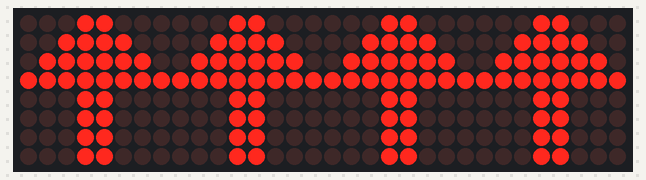
A sketch run on a simulated Arduino Uno, built with avr-gcc and run on an emulated ATmega328P. Shown: 32×8 LED matrix.

Above: at 0.8 s.
At 2.8 s:
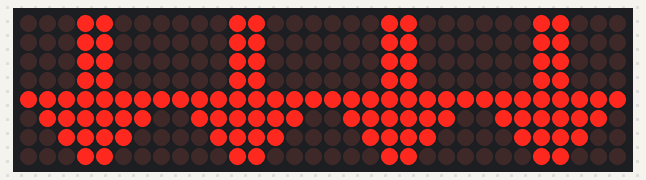
At 4.9 s:
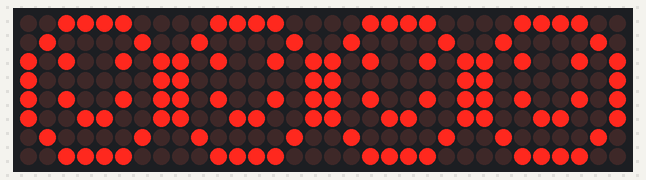
At 5.9 s:
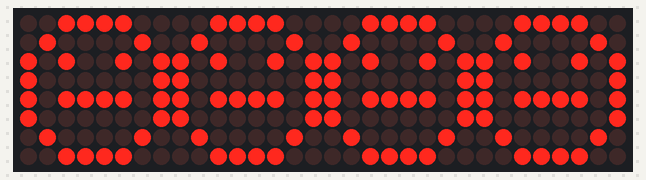
At 6.9 s:
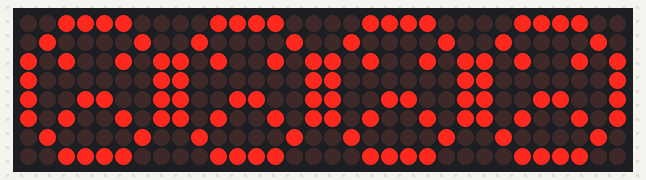
At 8.42 s:
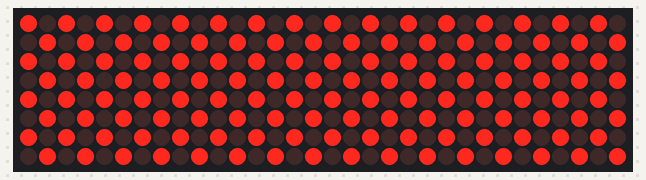

Measured:
- by itself, everything shown: repeats every 7.8 s, in 15 steps
- what the display in image 0 shows lasts 2.0 s, from 0.8 s to 2.8 s
- what the display in image 2 shows lasts 1.0 s, from 4.8 s to 5.8 s

The sketch:

MAX7219_LED_Matrix.ino
```cpp
//LED 8x8 Matrix Display DEMO

#include <LedControl.h>
int DIN = 12;
int CS =  10;
int CLK = 11;
int DEVICE = 4;

LedControl lc=LedControl(DIN,CLK,CS,DEVICE);

void setup() {
  for(int index=0;index<lc.getDeviceCount();index++) {
      lc.shutdown(index,false);
      lc.setIntensity(index, 1);
      lc.clearDisplay(index);
  }
}

void loop(){

    //Facial Expression
    byte smile[8]=   {0x3C,0x42,0xA5,0x81,0xA5,0x99,0x42,0x3C};
    byte neutral[8]= {0x3C,0x42,0xA5,0x81,0xBD,0x81,0x42,0x3C};
    byte sad[8]=   {0x3C,0x42,0xA5,0x81,0x99,0xA5,0x42,0x3C};

    //Arrow
    byte arrow_up[8]= {0x18,0x3C,0x7E,0xFF,0x18,0x18,0x18,0x18};
    byte arrow_down[8]= {0x18,0x18,0x18,0x18,0xFF,0x7E,0x3C,0x18};


    //Alternate Pattern
    byte d1[8]= {0xAA,0x55,0xAA,0x55,0xAA,0x55,0xAA,0x55};
    byte d2[8]= {0x55,0xAA,0x55,0xAA,0x55,0xAA,0x55,0xAA};

    //Moving car
    byte b1[8]= {0x00,0x00,0x00,0x00,0x18,0x3C,0x18,0x3C};
    byte b2[8]= {0x00,0x00,0x00,0x18,0x3C,0x18,0x3C,0x00};
    byte b3[8]= {0x00,0x00,0x18,0x3C,0x18,0x3C,0x00,0x00};
    byte b4[8]= {0x00,0x18,0x3C,0x18,0x3C,0x00,0x00,0x00};
    byte b5[8]= {0x18,0x3C,0x18,0x3C,0x00,0x00,0x00,0x00};
    byte b6[8]= {0x3C,0x18,0x3C,0x00,0x00,0x00,0x00,0x18};
    byte b7[8]= {0x18,0x3C,0x00,0x00,0x00,0x00,0x18,0x3C};
    byte b8[8]= {0x3C,0x00,0x00,0x00,0x00,0x18,0x3C,0x18};


//Moving car
    printByte(b1);
    delay(50);
    printByte(b2);
    delay(50);
    printByte(b3);
    delay(50);
    printByte(b4);
    delay(50);
    printByte(b5);
    delay(50);
    printByte(b6);
    delay(50);
    printByte(b7);
    delay(50);
    printByte(b8);
    delay(50);

//alternate pattern
    printByte(d1);
    delay(100);

    printByte(d2);
    delay(100);

//Arrow
    printByte(arrow_up);
    delay(2000);

    printByte(arrow_down);
    delay(2000);


//Facial Expression
    printByte(smile);

    delay(1000);

    printByte(neutral);

    delay(1000);

    printByte(sad);

    delay(1000);


}

void printByte(byte character [])
{
  for(int index=0;index<lc.getDeviceCount();index++) {
    for(int i=0; i<8; i++){
      lc.setRow(index,i,character[i]);
    }
  }

}
```
